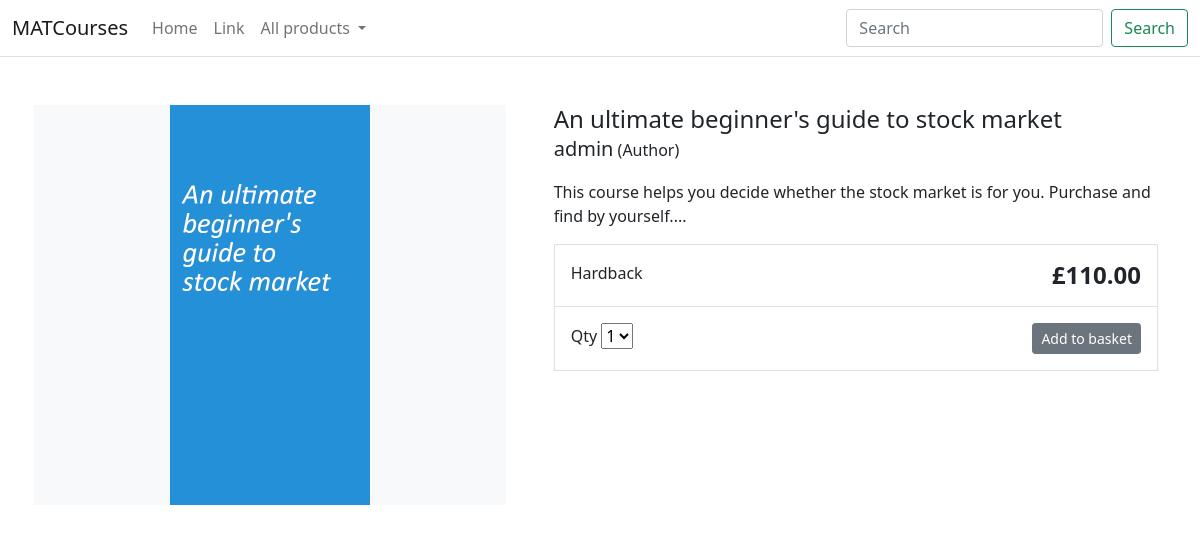
The app's page /item/an-ultimate-beginners-guide-to-stock-market/ with its own data.
### store/models.py (models this page shows, shortened)
class Product(models.Model):
    category = models.ForeignKey(Category, related_name='product', on_delete=models.CASCADE)
    created_by = models.ForeignKey(User, on_delete=models.CASCADE, related_name='product_creator')
    title = models.CharField(max_length=255)
    author = models.CharField(max_length=255, default = 'admin')
    description = models.TextField(blank=True)
    image = models.ImageField(upload_to='images/')
    slug = models.SlugField(max_length=255)
    price = models.DecimalField(max_digits=8, decimal_places=2)
    in_stock = models.BooleanField(default=True)
    is_active = models.BooleanField(default=True)
    created = models.DateTimeField(auto_now_add=True)
    updated = models.DateTimeField(auto_now=True)
    class Meta:
        verbose_name_plural = 'Products'
        ordering = ('-created',)

### store/views.py (the view)
# urls.py: path('item/<slug:slug>/', views.product_detail, name='product_detail'),
def product_detail(request, slug):
    product = get_object_or_404(Product, slug=slug, in_stock=True)
    return render(request, 'store/products/detail.html', {'product': product})

### store/models.py (called while the page is built)
    def get_absolute_url(self):
        return reverse('store:category_list', args=[self.slug])

### store/views.py (called while the page is built)
def categories(request):
    return{
        'categories': Category.objects.all()
    }

### templates/store/products/detail.html (shortened to what this page needs)
{% extends "store/base.html" %}
{% load static %}
{% block content %}
<div class="container">
    <main class="pt-5">
        <div class="row g-3">
            <div class="col-md-5 col-lg-5 order-md-first bg-light">
                <img class="img-fluid mx-auto d-block" width="200px" alt="Responsive image" src="{{ product.image.url }}">
            </div>
            <div class="col-md-7 col-lg-7 ps-md-3 ps-lg-5">
                <h1 class="mb-0 h4">{{ product.title }}</h1>
                <p><span class="lead">{{ product.author }}</span> (Author)</p>
                <p>{{ product.description|slice:":355" }}...</p>
                <div class="border">
                    <div class="col border-bottom">
                        <div class="row p-3">
                            <div class="col-6">Hardback</div>
                            <div class="col-6 text-end"><span class="h4 fw-bold">£{{ product.price }}</span></div>
                        </div>
                    </div>
                    <div class="col">
                        <div class="row p-3">
                            <div class="col-6">
                                <label for="select">Qty</label>
                                <select id="select">
                                    <option value="">1</option>
                                </select>
                            </div>
                            <div class="col-6 text-end"><button type="button" class="btn btn-secondary btn-sm">Add to
                                    basket</button></div>
                        </div>
                    </div>
                </div>
            </div>
        </div>
    </main>
</div>
{% endblock %}

### records on screen
Product: image (picture), title "An ultimate beginner's guide to stock market", author "admin", description "This course helps you decide whether the stock market is for you. Purchase and find by yourself.", price "110.00"
